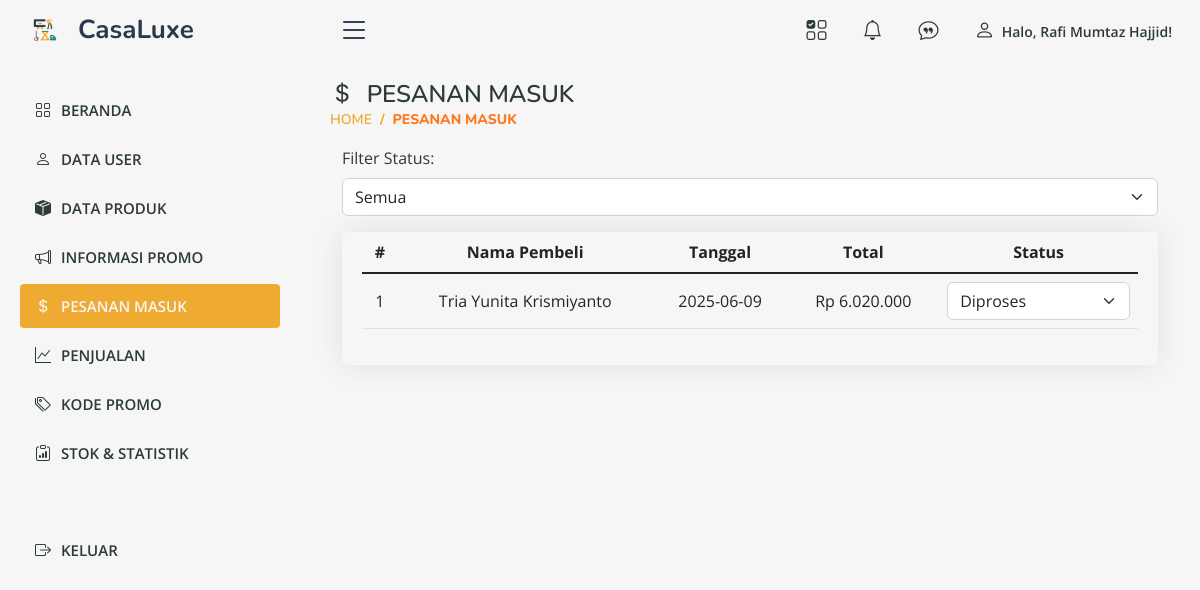
/admin/order.php (signed in), run on an earlier commit of the app's database.
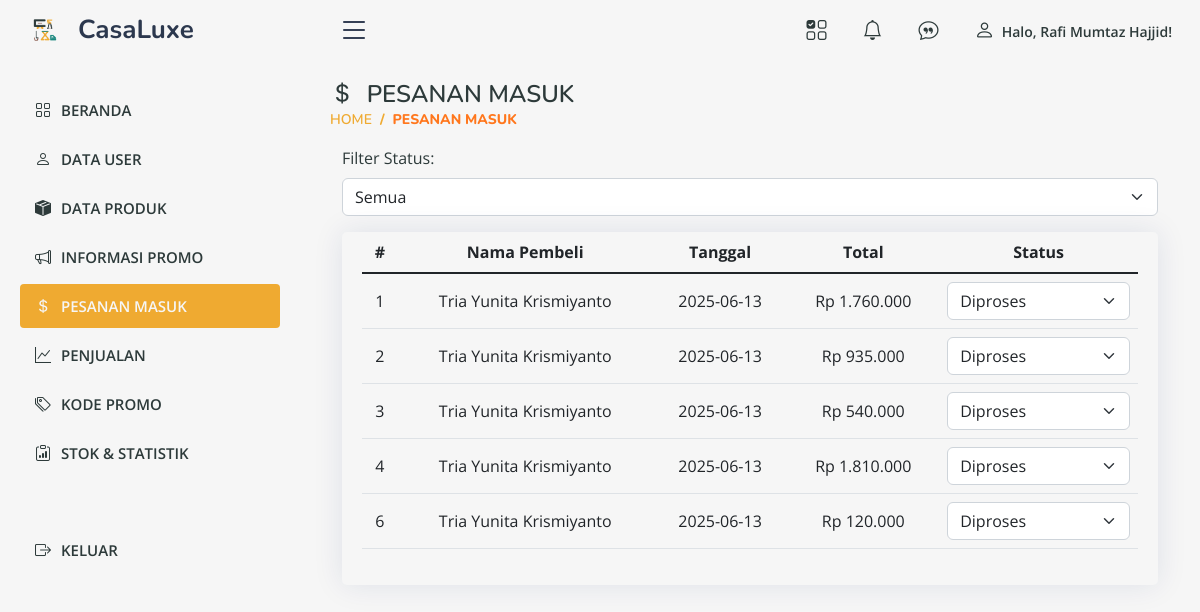
And on a later commit of the database.
### tables this page shows
CREATE TABLE `pesanan` (
  `id_pesanan` int(11) NOT NULL,
  `id_user` int(11) NOT NULL,
  `tanggal_pesanan` date DEFAULT current_timestamp(),
  `status_pesanan` enum('Menunggu Pembayaran','Diproses','Dikirim','Selesai','Dibatalkan') DEFAULT 'Menunggu Pembayaran',
  `total_harga` decimal(10,2) NOT NULL,
  `sudah_dinilai` int(11) DEFAULT NULL,
  `notifikasi_status` tinyint(1) NOT NULL DEFAULT 0
);

CREATE TABLE `user` (
  `id_user` int(11) NOT NULL,
  `nama` varchar(255) NOT NULL,
  `email` varchar(255) NOT NULL,
  `password` varchar(255) NOT NULL,
  `no_tlp` varchar(50) DEFAULT NULL,
  `alamat` text DEFAULT NULL,
  `level` enum('admin','user','cs') NOT NULL,
  `foto` varchar(255) NOT NULL,
  `active` datetime DEFAULT NULL
);

### admin/order.php (the view, shortened to what this page needs)
<?php
$host = 'localhost';
$dbname = 'casaluxedb';
$username = 'root';
$password = '';
try {
    $pdo = new PDO("mysql:host=$host;dbname=$dbname", $username, $password);
    $pdo->setAttribute(PDO::ATTR_ERRMODE, PDO::ERRMODE_EXCEPTION);
} catch (PDOException $e) {
    echo "Connection failed: " . $e->getMessage();
    exit;
}
$query = "SELECT p.id_pesanan, u.nama AS customer_name,
                 p.tanggal_pesanan, p.total_harga, p.status_pesanan
          FROM pesanan p
          JOIN user u ON p.id_user = u.id_user";
$query .= " ORDER BY p.tanggal_pesanan DESC";
$stmt = $pdo->prepare($query);
$stmt->execute();
$pesanan = $stmt->fetchAll(PDO::FETCH_ASSOC);
?>
<!DOCTYPE html>
<html lang="id">
<head>
    <link href="https://cdn.jsdelivr.net/npm/bootstrap@5.1.3/dist/css/bootstrap.min.css" rel="stylesheet">
    <?php include 'aset.php'; ?>
</head>
<body>
<?php include 'atas.php'; ?>
<?php include 'menu.php'; ?>
<main id="main" class="main">
    <div class="pagetitle">
            <h1><i class="bi bi-currency-dollar"></i>&nbsp; PESANAN MASUK</h1>
            <nav>
                <ol class="breadcrumb">
                    <li class="breadcrumb-item"><a href="index.php">HOME</a></li>
                    <li class="breadcrumb-item active"> PESANAN MASUK</li>
                </ol>
            </nav>
    </div>
    <div class="container">
        <form method="GET" class="mb-3">
            <label for="status" class="form-label">Filter Status:</label>
            <select name="status" id="status" class="form-select" onchange="this.form.submit()">
                <option value="">Semua</option>
            </select>
        </form>
        <div class="card">
            <div class="card-body">
                <table class="table table-hover">
                    <thead>
                        <tr>
                            <th>#</th>
                            <th>Nama Pembeli</th>
                            <th>Tanggal</th>
                            <th>Total</th>
                            <th>Status</th>
                        </tr>
                    </thead>
                    <tbody>
                        <?php
                        if (!empty($pesanan)) {
                            foreach ($pesanan as $index => $order) {
                                if($order['status_pesanan'] !== "Selesai"){
                                ?>
                                <tr>
                                    <td><?= $index + 1 ?></td>
                                    <td><?= htmlspecialchars($order['customer_name']) ?></td>
                                    <td><?= $order['tanggal_pesanan'] ?></td>
                                    <td>Rp <?= number_format($order['total_harga'], 0, ',', '.') ?></td>
                                    <td>
                                        <select class="form-select status-dropdown"
                                                data-id="<?= $order['id_pesanan'] ?>">
                                            <option value="Diproses" <?= $order['status_pesanan'] == 'Diproses' ? 'selected' : '' ?>>Diproses</option>
                                        </select>
                                    </td>
                                </tr>
                                <?php
                                }
                            }
                        }else{
                            echo "<tr><td colspan='6'>Tidak ada data pesanan.</td></tr>";
                        }
                        ?>
                    </tbody>
                </table>
            </div>
        </div>
    </div>
</main>
</body>
</html>

What changed in the data, as far as the page shows it:
removed pesanan: id_user.nama "Tria Yunita Krismiyanto", tanggal_pesanan "2025-06-09", total_harga "6.020.000", status_pesanan+id_pesanan "Diproses"
added pesanan: id_user.nama "Tria Yunita Krismiyanto", tanggal_pesanan "2025-06-13", total_harga "1.760.000", status_pesanan+id_pesanan "Diproses"
added pesanan: id_user.nama "Tria Yunita Krismiyanto", tanggal_pesanan "2025-06-13", total_harga "935.000", status_pesanan+id_pesanan "Diproses"
added pesanan: id_user.nama "Tria Yunita Krismiyanto", tanggal_pesanan "2025-06-13", total_harga "540.000", status_pesanan+id_pesanan "Diproses"
added pesanan: id_user.nama "Tria Yunita Krismiyanto", tanggal_pesanan "2025-06-13", total_harga "1.810.000", status_pesanan+id_pesanan "Diproses"
added pesanan: id_user.nama "Tria Yunita Krismiyanto", tanggal_pesanan "2025-06-13", total_harga "120.000", status_pesanan+id_pesanan "Diproses"
